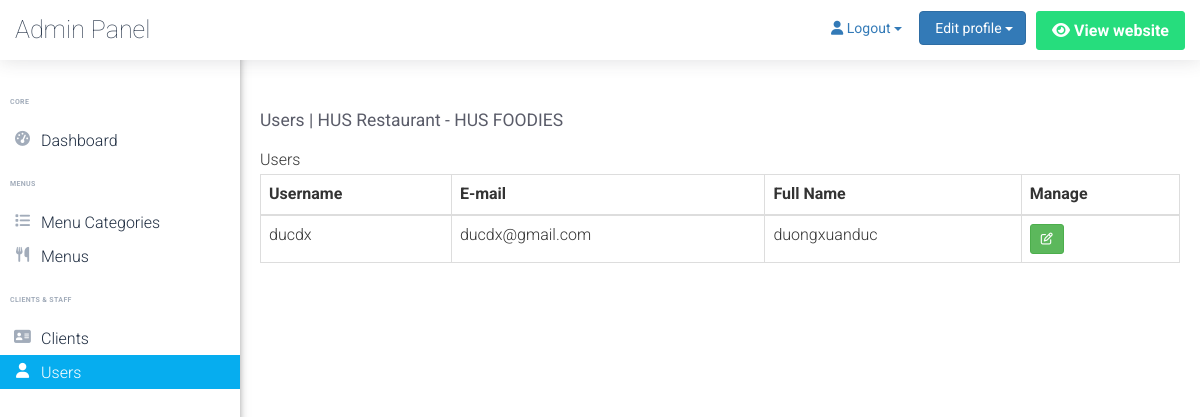
The page /admin/users.php (signed in) on the database its author committed.
### tables this page shows
CREATE TABLE `users` (
  `user_id` int(2) NOT NULL,
  `username` varchar(20) NOT NULL,
  `email` varchar(30) NOT NULL,
  `full_name` varchar(50) NOT NULL,
  `password` varchar(100) NOT NULL
);

### admin/users.php (the view, shortened to what this page needs)
<?php
	$pageTitle = 'Users';
	if(isset($_SESSION['username']) && isset($_SESSION['password']))
	{
		include '../common/connect.php';
  		include '../common/functions.php';
		include 'Includes/templates/header.php';
		include 'Includes/templates/navbar.php';
        ?>
        <?php
            $do = '';
            if(isset($_GET['do']) && in_array(htmlspecialchars($_GET['do']), array('Add','Edit')))
                $do = $_GET['do'];
            else
                $do = 'Manage';
            if($do == "Manage")
            {
                $query = $conn->query("SELECT * FROM users");
                $users = $query->fetch_all(MYSQLI_ASSOC);
            ?>
                <div class="card">
                    <div class="card-header">
                        <?php echo $pageTitle; ?>
                    </div>
                    <div class="card-body">
                        <table class="table table-bordered users-table">
                            <thead>
                                <tr>
                                    <th scope="col">Username</th>
                                    <th scope="col">E-mail</th>
                                    <th scope="col">Full Name</th>
                                    <th scope="col">Manage</th>
                                </tr>
                            </thead>
                            <tbody>
                                <?php
                                    foreach($users as $user)
                                    {
                                        echo "<tr>";
                                            echo "<td>";
                                                echo $user['username'];
                                            echo "</td>";
                                            echo "<td>";
                                                echo $user['email'];
                                            echo "</td>";
                                            echo "<td>";
                                                echo $user['full_name'];
                                            echo "</td>";
                                            echo "<td>";
                                                echo "<button class='btn btn-success btn-sm rounded-0'>";
                                                    echo "<a href='users.php?do=Edit&user_id=".$user['user_id']."' style='color: white;'";
                                                    echo "<i class='fa fa-edit'></i>";
                                                    echo "</a>";
                                                echo "</button>";
                                            echo "</td>";
                                        echo "</tr>";
                                    }
                                ?>
                            </tbody>
                        </table>
                    </div>
                </div>
            <?php
            }
        include 'Includes/templates/footer.php';
    }
    else
    {
        header('Location: index.php');
        exit();
    }
?>

### admin/self/main.css (style rules this page uses)
a, a:hover { text-decoration: none !important; }
html { scroll-behavior: smooth; }
body { font-family: 'Roboto', sans-serif; font-size: 16px; line-height: 28px; font-weight: 300; }

### rows shown on the page
users: username "ducdx", email "ducdx@gmail.com", full_name "duongxuanduc"

### other values the page prints
$pageTitle "Users"
